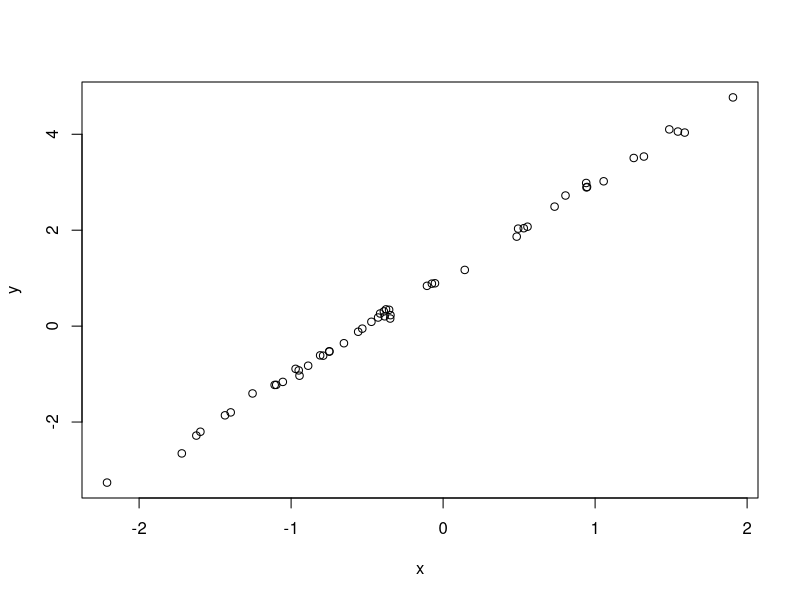
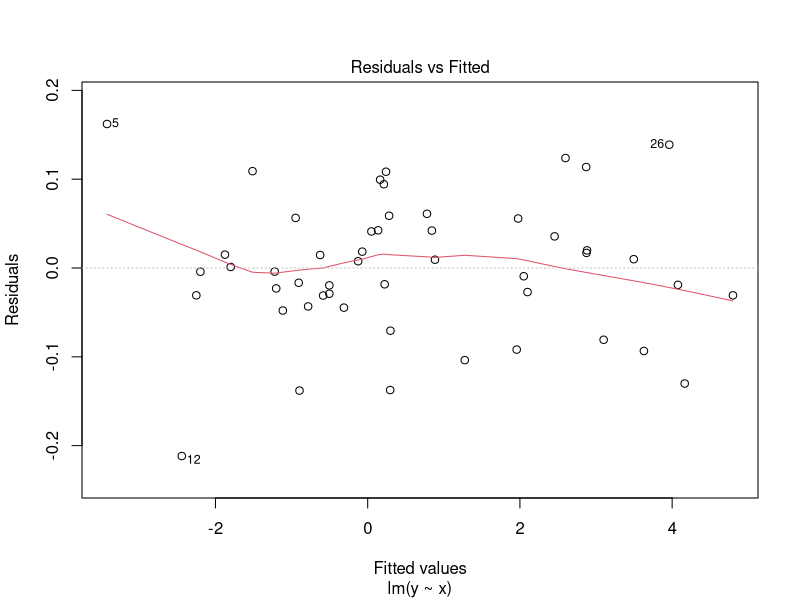
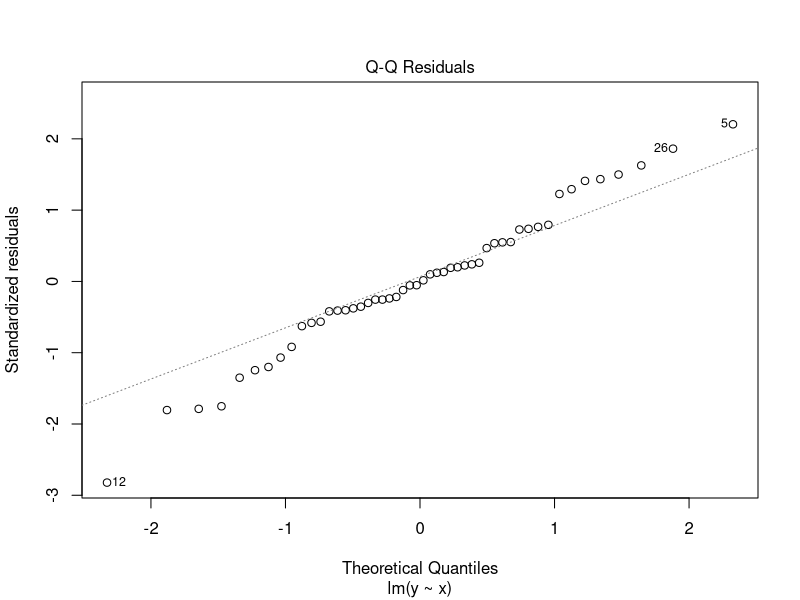
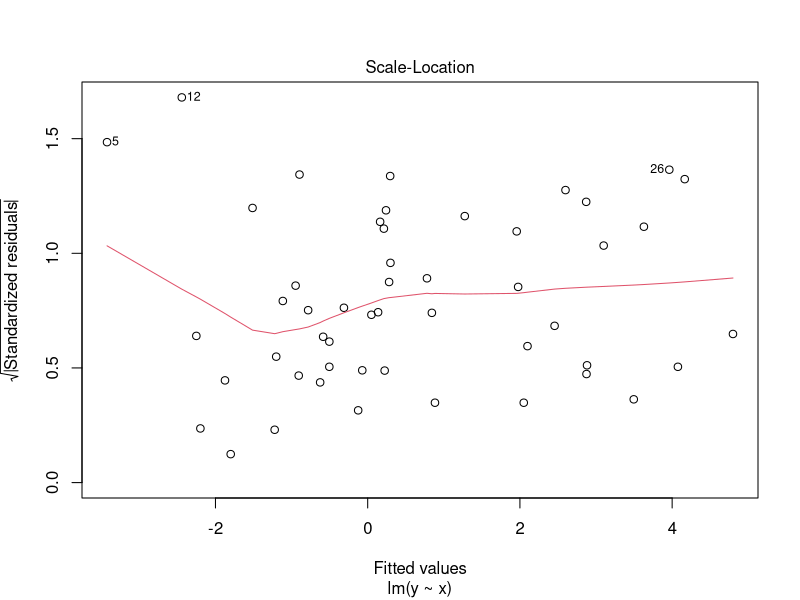
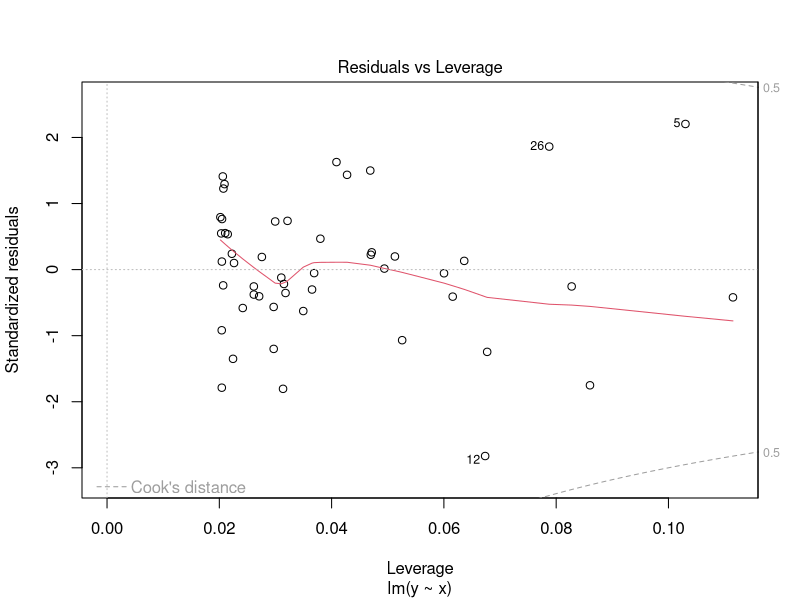
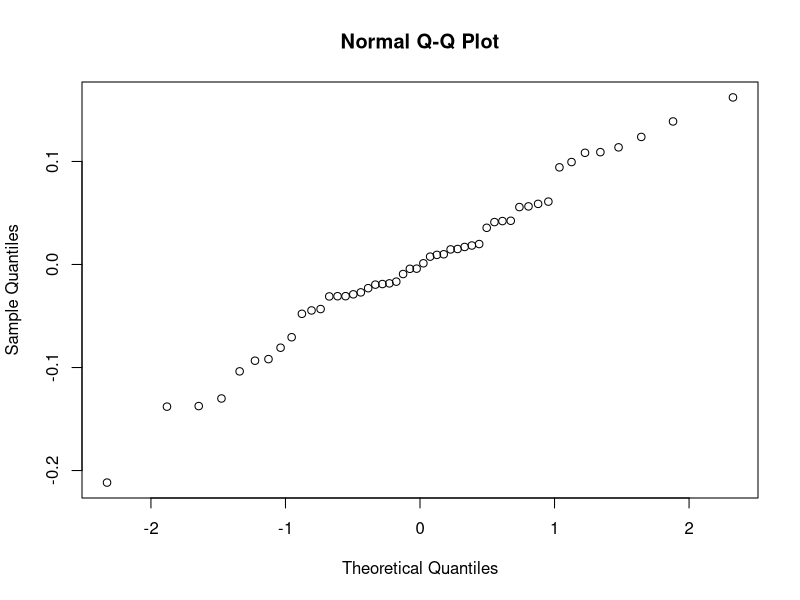

Recreate these plots in R, in order.
## ---- chunk 1
knitr::opts_chunk$set(echo = FALSE)
## ---- chunk 2
daily.intake <- c(5260,5470,5640,6180,6390,6515, 6805,7515,7516,8230,8770)
mean(daily.intake)
sd(daily.intake)
quantile(daily.intake)
## ---- chunk 3
t.test(daily.intake,mu=7725)
#t.test(daily.intake,mu=7725,alternative = "greater")
#t.test(daily.intake,mu=7725,alternative = "less")
## ---- chunk 4
wilcox.test(daily.intake, mu=7725)
## ---- chunk 5
x1 = rnorm(100,0,1)
x2 = rnorm(100,1,1)
x = c(x1,x2)
group = c(rep(1,100),rep(0,100))
t.test(x~group)
#t.test(x~group,var.equal=T)
## ---- chunk 6
var.test(x~group)
## ---- chunk 7
t.test(x1, x2, paired=T)
## ---- chunk 8
wilcox.test(x1, x2, paired=T)
## ---- chunk 9
x = rnorm(50,0,1)
y = 1 + 2*x + rnorm(50,0,0.1)
## ---- chunk 10
plot(x,y)
## ---- chunk 11
lm(y~x)
## ---- chunk 12
fit = lm(y~x)
summary(fit)
## ---- chunk 13
plot(fit)
## ---- chunk 14
qqnorm(resid(fit))
## ---- chunk 15
cor(x1,x2)
cor.test(x1,x2)
## ---- chunk 16
cor.test(x1,x2,method = "spearman")
